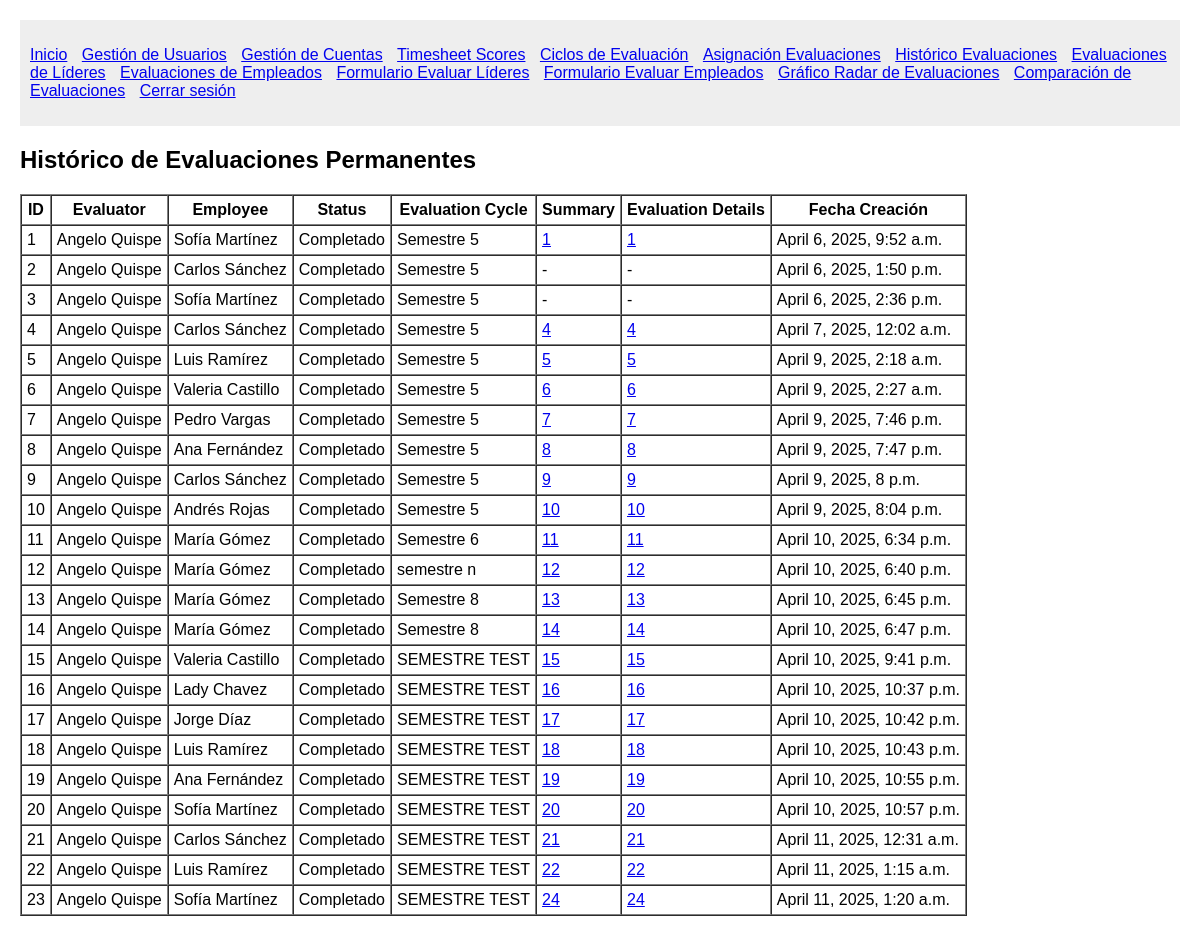
The app's page /permanent_assignments/ (signed in), older data.
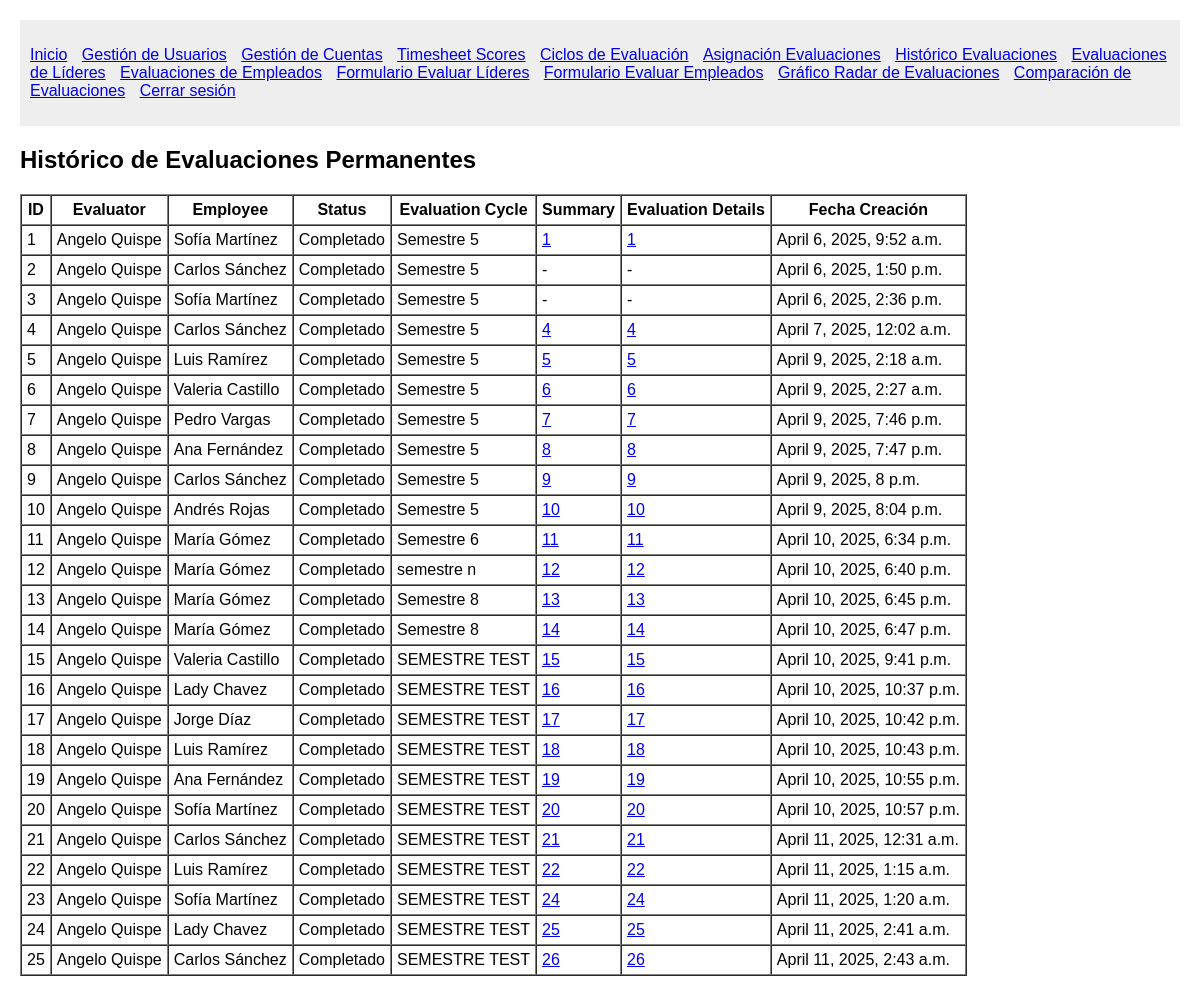
The same page, newer data.
### System/models.py (models this page shows)
class Permanent_EvaluationAssignment(models.Model):
    evaluator = models.ForeignKey(Usuario, on_delete=models.CASCADE, related_name='permanent_evaluator_assignments')
    employee = models.ForeignKey(Usuario, on_delete=models.CASCADE, related_name='permanent_employee_assignments')
    status = models.CharField(max_length=50)
    created_at = models.DateTimeField(auto_now_add=True)
    summary = models.ForeignKey(Summary, on_delete=models.CASCADE, null=True, blank=True)
    evaluation_details = models.ForeignKey(EvaluationDetails, on_delete=models.CASCADE, null=True, blank=True)
    evaluation_cycle = models.CharField(max_length=50)

class Usuario(models.Model):
    first_name = models.CharField(max_length=50)
    middle_name = models.CharField(max_length=50, blank=True, null=True)
    last_name = models.CharField(max_length=50)
    second_last_name = models.CharField(max_length=50, blank=True, null=True)
    user_type = models.CharField(max_length=50)
    position = models.ForeignKey(Position, on_delete=models.PROTECT)

class Summary(models.Model):
    employee = models.ForeignKey(Usuario, on_delete=models.CASCADE, related_name='employee_summaries')
    evaluator = models.ForeignKey(Usuario, on_delete=models.CASCADE, related_name='evaluator_summaries')
    R = models.FloatField() # Ponderado Responsabilidades de la posición
    L = models.FloatField(blank=True, null=True) # Ponderado Responsabilidades por liderazgo
    H = models.FloatField() # Ponderado Habilidades
    E = models.FloatField() # Ponderado Enfoque
    C = models.FloatField() # Ponderado Competencia Técnica
    M = models.FloatField() # Ponderado Metas y Resultados
    V = models.FloatField() # Ponderado Valores Corporativos
    final_score = models.FloatField() # Suma de ponderados
    performance_level = models.CharField(max_length=50)
    evaluation_type = models.CharField(max_length=50)
    created_at = models.DateTimeField(auto_now_add=True)
    position = models.ForeignKey(Position, on_delete=models.PROTECT)

class EvaluationDetails(models.Model):
    R1 = models.IntegerField()
    R2 = models.IntegerField()
    R3 = models.IntegerField()
    R4 = models.IntegerField()
    R5 = models.IntegerField()
    R_comments = models.TextField(blank=True, null=True)
    L1 = models.IntegerField(blank=True, null=True)
    L2 = models.IntegerField(blank=True, null=True)
    L3 = models.IntegerField(blank=True, null=True)
    L4 = models.IntegerField(blank=True, null=True)
    L5 = models.IntegerField(blank=True, null=True)
    L_comments = models.TextField(blank=True, null=True)
    H1 = models.IntegerField()
    H2 = models.IntegerField()
    H3 = models.IntegerField()
    H4 = models.IntegerField()
    H5 = models.IntegerField()
    H_comments = models.TextField(blank=True, null=True)
    E1 = models.IntegerField()
    E2 = models.IntegerField()
    E3 = models.IntegerField()
    E4 = models.IntegerField()
    E_comments = models.TextField(blank=True, null=True)
    C1 = models.IntegerField()
    C2 = models.IntegerField()
    C3 = models.IntegerField()
    C4 = models.IntegerField()
    C5 = models.IntegerField()
    C6 = models.IntegerField()
    C_comments = models.TextField(blank=True, null=True)
    M1 = models.IntegerField()
    M2 = models.IntegerField()
    M_comments = models.TextField(blank=True, null=True)
    V1 = models.IntegerField()
    V2 = models.IntegerField()
    V3 = models.IntegerField()
    V4 = models.IntegerField()
    V5 = models.IntegerField()
    V_comments = models.TextField(blank=True, null=True)
    final_comments = models.TextField(blank=True, null=True)

### System/views.py (the view)
# urls.py: path('permanent_assignments/', views.list_permanent_assignments, name='list_permanent_assignments'),
@login_required
def list_permanent_assignments(request):
    assignments = Permanent_EvaluationAssignment.objects.all()
    return render(request, 'System/manage_permanent_assignments.html', {'assignments': assignments})

### System/views.py (called while the page is built)
def login_required(view_func):
    @wraps(view_func)
    def wrapped_view(request, *args, **kwargs):
        if not request.session.get('user_id'):
            return redirect('login')
        return view_func(request, *args, **kwargs)
    return wrapped_view

### System/templates/System/manage_permanent_assignments.html (shortened to what this page needs)
{% extends 'System/base.html' %}
{% load static %}
{% block content %}
    <h2>Histórico de Evaluaciones Permanentes</h2>
    <table border="1" cellspacing="0" cellpadding="5">
        <thead>
            <tr>
                <th>ID</th>
                <th>Evaluator</th>
                <th>Employee</th>
                <th>Status</th>
                <th>Evaluation Cycle</th>
                <th>Summary</th>
                <th>Evaluation Details</th>
                <th>Fecha Creación</th>
            </tr>
        </thead>
        <tbody>
            {% for assign in assignments %}
                <tr>
                    <td>{{ assign.id }}</td>
                    <td>{{ assign.evaluator.first_name }} {{ assign.evaluator.last_name }}</td>
                    <td>{{ assign.employee.first_name }} {{ assign.employee.last_name }}</td>
                    <td>{{ assign.status }}</td>
                    <td>{{ assign.evaluation_cycle }}</td>
                    <td>
                        {% if assign.summary %}
                            <a href="{% url 'detail_summary' assign.summary.id %}">{{ assign.summary.id }}</a>
                        {% else %}
                            -
                        {% endif %}
                    </td>
                    <td>
                        {% if assign.evaluation_details %}
                            <a href="{% url 'detail_evaluation_details' assign.evaluation_details.id %}">{{ assign.evaluation_details.id }}</a>
                        {% else %}
                            -
                        {% endif %}
                    </td>
                    <td>{{ assign.created_at }}</td>
                </tr>
            {% empty %}
                <tr>
                    <td colspan="8">No hay registros históricos.</td>
                </tr>
            {% endfor %}
        </tbody>
    </table>
{% endblock %}

### System/templates/System/base.html (shortened to what this page needs)
{% load static %}
<!DOCTYPE html>
<html>
<head>
    <link rel="stylesheet" href="{% static 'css/styles.css' %}">
</head>
<body>
    <nav>
        <ul>
            <li><a href="{% url 'home' %}">Inicio</a></li>
            <li><a href="{% url 'manage_users' %}">Gestión de Usuarios</a></li>
            <li><a href="{% url 'list_accounts' %}">Gestión de Cuentas</a></li>
            <li><a href="{% url 'list_timesheets' %}">Timesheet Scores</a></li>
            <li><a href="{% url 'list_evaluation_cycles' %}">Ciclos de Evaluación</a></li>
            <li><a href="{% url 'list_temp_assignments' %}">Asignación Evaluaciones</a></li>
            <li><a href="{% url 'list_permanent_assignments' %}">Histórico Evaluaciones</a></li>
            <li><a href="{% url 'leaders_evaluations' %}">Evaluaciones de Líderes</a></li>
            <li><a href="{% url 'employees_evaluations' %}">Evaluaciones de Empleados</a></li>
            <li><a href="{% url 'evaluate_leaders' %}">Formulario Evaluar Líderes</a></li>
            <li><a href="{% url 'evaluate_employees' %}">Formulario Evaluar Empleados</a></li>
            <li><a href="{% url 'radar_chart_summary' %}">Gráfico Radar de Evaluaciones</a></li>
            <li><a href="{% url 'bar_chart_comparison' %}">Comparación de Evaluaciones</a></li>
            <li><a href="{% url 'logout' %}">Cerrar sesión</a></li>
        </ul>
    </nav>
    {% block content %}
    {% endblock %}
</body>
</html>

### System/static/css/styles.css (style rules this page uses)
body { font-family: Arial, sans-serif; margin: 20px; }
nav { background-color: #eee; padding: 10px; }
nav ul { list-style: none; padding: 0; }
nav ul li { display: inline; margin-right: 10px; }

Row changes from the older to the newer data that the page shows:
added Permanent_EvaluationAssignment: id "24", evaluator.first_name "Angelo", evaluator.last_name "Quispe", employee.first_name "Lady", employee.last_name "Chavez", status "Completado", evaluation_cycle "SEMESTRE TEST", summary.id "25", evaluation_details.id "25", created_at "April 11, 2025, 2:41 a.m."
added Permanent_EvaluationAssignment: id "25", evaluator.first_name "Angelo", evaluator.last_name "Quispe", employee.first_name "Carlos", employee.last_name "Sánchez", status "Completado", evaluation_cycle "SEMESTRE TEST", summary.id "26", evaluation_details.id "26", created_at "April 11, 2025, 2:43 a.m."
